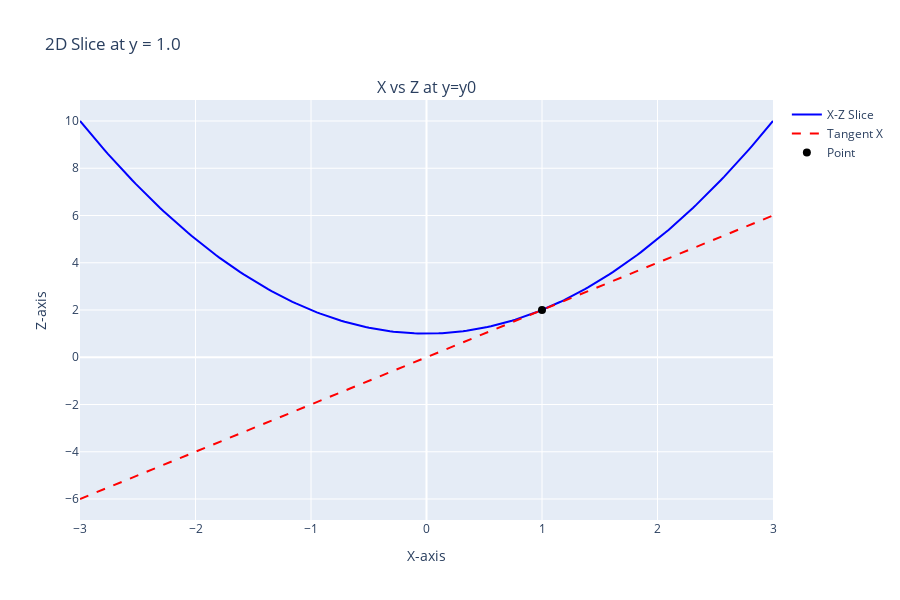

Notebook code for this chart:
### Markdown cell above
## 5. Tangent Slices ( X vs Z and Y vs Z ) Plots

For better intuition, we also visualize **2D slices**:

1. **X–Z slice at $y=y_0$**:

$$
z(x) = x^2 + y_0^2
$$

- The dashed red line is the **tangent at $x_0$**, slope $\frac{\partial z}{\partial x} = 2 x_0$.
- The black dot indicates the chosen point.

### Code cell
fig_2d = make_subplots(rows=1, cols=1, subplot_titles=("X vs Z at y=y0", ))

# X-Z slice
x_slice = np.linspace(-3, 3, 200)
z_xslice = f(x_slice, y0)
z_tangent_x = z0 + dz_dx * (x_slice - x0)  # tangent line

# Add X-Z slice plot
fig_2d.add_trace(go.Scatter(x=x_slice, y=z_xslice, mode="lines", line=dict(color="blue"), name="X-Z Slice"), row=1, col=1)

# Add tangent line at y0
fig_2d.add_trace(go.Scatter(x=x_slice, y=z_tangent_x, mode="lines", line=dict(color="red", dash="dash"), name="Tangent X"), row=1, col=1)

# Add point at (x0, z0)
fig_2d.add_trace(go.Scatter(x=[x0], y=[z0], mode="markers", marker=dict(color="black", size=8), name="Point"), row=1, col=1)

fig_2d.update_layout(
    title="2D Slice at y = {}".format(y0),
    xaxis_title="X-axis",
    yaxis_title="Z-axis",
    width=900,
    height=600
)

fig_2d.show()

### Figure 1 — Plotly figure (JSON) as saved in the notebook; plotly's stock layout.template omitted (floating-point values rounded to 4 significant figures; data arrays with more than 128 entries replaced by an {"elided": "..."} marker saying what was removed)
{"data": [{"line": {"color": "blue"}, "mode": "lines", "name": "X-Z Slice", "type": "scatter", "x": {"elided": "200 float values"}, "xaxis": "x", "y": {"elided": "200 float values"}, "yaxis": "y"}, {"line": {"color": "red", "dash": "dash"}, "mode": "lines", "name": "Tangent X", "type": "scatter", "x": {"elided": "200 float values"}, "xaxis": "x", "y": {"elided": "200 float values"}, "yaxis": "y"}, {"marker": {"color": "black", "size": 8}, "mode": "markers", "name": "Point", "type": "scatter", "x": [1], "xaxis": "x", "y": [2], "yaxis": "y"}], "layout": {"annotations": [{"font": {"size": 16}, "showarrow": false, "text": "X vs Z at y=y0", "x": 0.5, "xanchor": "center", "xref": "paper", "y": 1, "yanchor": "bottom", "yref": "paper"}], "height": 600, "title": {"text": "2D Slice at y = 1.0"}, "width": 900, "xaxis": {"anchor": "y", "domain": [0, 1], "title": {"text": "X-axis"}}, "yaxis": {"anchor": "x", "domain": [0, 1], "title": {"text": "Z-axis"}}}}
